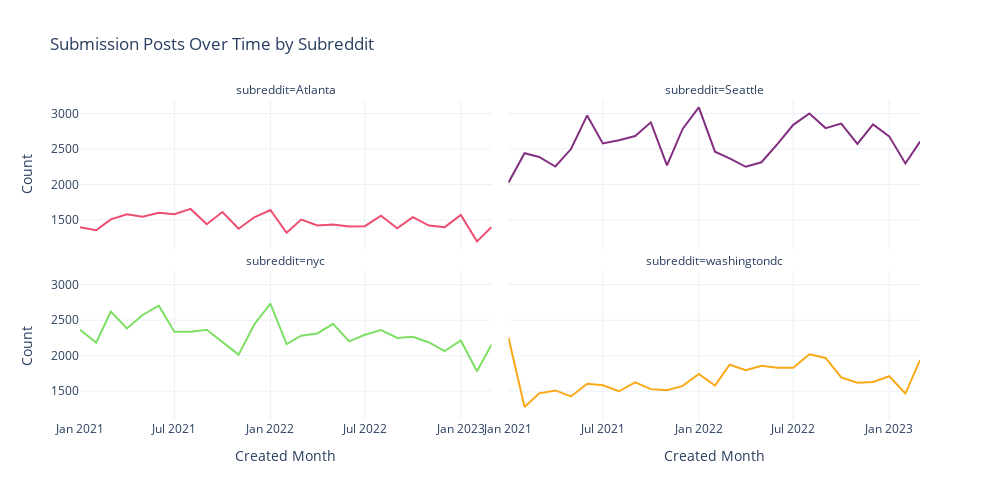

Notebook cell for this chart:
### Markdown cell above
### Data cleaning 

First, we wanted to explore what each of the columns from the Reddit submission data contained. We went through each of them to see what percentage of those were populated, and dropped any columns that were more than 90% null after confirming that these columns did not contain any information that we wanted to use within our analysis.

There are a few columns containing numerical data that we are very interested for our analysis - particularly `num_comments` and `score`. The values in these columns have a huge range from 0 to 5,503 for `num_comments` and 0 to 57,618 for `score, potentially due to a large number of outliers. We wanted to take a look at the raw data for the posts with these outlier values in order to ensure that we were only using clean data for our analysis. After cleaning we removed 91,731 unclean columns keeping a total of **125663 datapoints**.

### Data exploration 

#### Posts exploration
Given that gentrification is related to change of a city over time, we were very interested in doing an initial exploration of what the temporal data. One of the questions that we had posed as part of our project plan was, “Does the amount of responses within a subreddit correlate with the population of the city?” One of the reasons we asked this questions is because we are very aware that **Reddit as a platform is only accessible to those with internet and technology**. It would be interesting if we saw that cities with a larger total population - but a larger population that was below the poverty line (and thus potentially with less access to internet and technology) - had a larger number of Reddit submission posts.


In the next visualization below, we use `Plotly` to visualize the number of submissions over time. There are four facets in the visualization--one for each city subreddit. The visualization shows the submissions for each month during the period of 2021 and 2023.

### Code cell
df = reddit_df
df.loc[:, 'created_utc'] = pd.to_datetime(df.loc[:, 'created_utc'])
df.loc[:, 'created_date'] = pd.to_datetime(df.loc[:, 'created_utc'], format = '%Y-%m-%d')
df.loc[:, 'created_month'] = pd.to_datetime(pd.to_datetime(df.loc[:, 'created_date']).dt.year.astype(str)+'-'+pd.to_datetime(df.loc[:, 'created_date']).dt.month.astype(str)+'-01')

group_date = df.groupby(['subreddit', 'created_month']).size().reset_index().rename({0:'Count'}, axis='columns')
group_date.rename(columns={'created_month': 'Created Month'}, inplace = True)
group_date.sort_values(by=['subreddit', 'Created Month'], inplace = True)
group_date.head()

facet_colors = {
    'nyc': '#7DDF64',
    'washingtondc': '#FAA916',
    'Seattle': '#822E81',
    'Atlanta': '#ED4D6E'
}


fig = px.line(group_date, x='Created Month', y='Count', title='Submission Posts Over Time by Subreddit',
              facet_col="subreddit", facet_col_wrap=2,color='subreddit',
              color_discrete_map=facet_colors, template='plotly_white')


fig.update_layout(height=500, width=1000, yaxis_title='Count')
fig.update_layout(showlegend=False)

fig.show()

### Figure 1 — Plotly figure (JSON) as saved in the notebook; plotly's stock layout.template omitted (floating-point values rounded to 4 significant figures)
{"data": [{"hovertemplate": "subreddit=Atlanta<br>Created Month=%{x}<br>Count=%{y}<extra></extra>", "legendgroup": "Atlanta", "line": {"color": "#ED4D6E", "dash": "solid"}, "marker": {"symbol": "circle"}, "mode": "lines", "name": "Atlanta", "orientation": "v", "showlegend": true, "type": "scatter", "x": ["2021-01-01T00:00:00", "2021-02-01T00:00:00", "2021-03-01T00:00:00", "2021-04-01T00:00:00", "2021-05-01T00:00:00", "2021-06-01T00:00:00", "2021-07-01T00:00:00", "2021-08-01T00:00:00", "2021-09-01T00:00:00", "2021-10-01T00:00:00", "2021-11-01T00:00:00", "2021-12-01T00:00:00", "2022-01-01T00:00:00", "2022-02-01T00:00:00", "2022-03-01T00:00:00", "2022-04-01T00:00:00", "2022-05-01T00:00:00", "2022-06-01T00:00:00", "2022-07-01T00:00:00", "2022-08-01T00:00:00", "2022-09-01T00:00:00", "2022-10-01T00:00:00", "2022-11-01T00:00:00", "2022-12-01T00:00:00", "2023-01-01T00:00:00", "2023-02-01T00:00:00", "2023-03-01T00:00:00"], "xaxis": "x3", "y": [1397, 1356, 1509, 1579, 1547, 1602, 1580, 1656, 1441, 1612, 1377, 1538, 1641, 1320, 1505, 1422, 1435, 1410, 1413, 1561, 1382, 1541, 1422, 1399, 1571, 1199, 1400], "yaxis": "y3"}, {"hovertemplate": "subreddit=Seattle<br>Created Month=%{x}<br>Count=%{y}<extra></extra>", "legendgroup": "Seattle", "line": {"color": "#822E81", "dash": "solid"}, "marker": {"symbol": "circle"}, "mode": "lines", "name": "Seattle", "orientation": "v", "showlegend": true, "type": "scatter", "x": ["2021-01-01T00:00:00", "2021-02-01T00:00:00", "2021-03-01T00:00:00", "2021-04-01T00:00:00", "2021-05-01T00:00:00", "2021-06-01T00:00:00", "2021-07-01T00:00:00", "2021-08-01T00:00:00", "2021-09-01T00:00:00", "2021-10-01T00:00:00", "2021-11-01T00:00:00", "2021-12-01T00:00:00", "2022-01-01T00:00:00", "2022-02-01T00:00:00", "2022-03-01T00:00:00", "2022-04-01T00:00:00", "2022-05-01T00:00:00", "2022-06-01T00:00:00", "2022-07-01T00:00:00", "2022-08-01T00:00:00", "2022-09-01T00:00:00", "2022-10-01T00:00:00", "2022-11-01T00:00:00", "2022-12-01T00:00:00", "2023-01-01T00:00:00", "2023-02-01T00:00:00", "2023-03-01T00:00:00"], "xaxis": "x4", "y": [2025, 2440, 2387, 2253, 2499, 2973, 2578, 2624, 2682, 2875, 2270, 2782, 3085, 2462, 2368, 2249, 2313, 2572, 2840, 3000, 2794, 2857, 2571, 2846, 2678, 2296, 2604], "yaxis": "y4"}, {"hovertemplate": "subreddit=nyc<br>Created Month=%{x}<br>Count=%{y}<extra></extra>", "legendgroup": "nyc", "line": {"color": "#7DDF64", "dash": "solid"}, "marker": {"symbol": "circle"}, "mode": "lines", "name": "nyc", "orientation": "v", "showlegend": true, "type": "scatter", "x": ["2021-01-01T00:00:00", "2021-02-01T00:00:00", "2021-03-01T00:00:00", "2021-04-01T00:00:00", "2021-05-01T00:00:00", "2021-06-01T00:00:00", "2021-07-01T00:00:00", "2021-08-01T00:00:00", "2021-09-01T00:00:00", "2021-10-01T00:00:00", "2021-11-01T00:00:00", "2021-12-01T00:00:00", "2022-01-01T00:00:00", "2022-02-01T00:00:00", "2022-03-01T00:00:00", "2022-04-01T00:00:00", "2022-05-01T00:00:00", "2022-06-01T00:00:00", "2022-07-01T00:00:00", "2022-08-01T00:00:00", "2022-09-01T00:00:00", "2022-10-01T00:00:00", "2022-11-01T00:00:00", "2022-12-01T00:00:00", "2023-01-01T00:00:00", "2023-02-01T00:00:00", "2023-03-01T00:00:00"], "xaxis": "x", "y": [2365, 2184, 2621, 2383, 2573, 2705, 2337, 2338, 2365, 2189, 2015, 2440, 2734, 2164, 2282, 2313, 2449, 2201, 2295, 2360, 2250, 2265, 2186, 2065, 2215, 1780, 2159], "yaxis": "y"}, {"hovertemplate": "subreddit=washingtondc<br>Created Month=%{x}<br>Count=%{y}<extra></extra>", "legendgroup": "washingtondc", "line": {"color": "#FAA916", "dash": "solid"}, "marker": {"symbol": "circle"}, "mode": "lines", "name": "washingtondc", "orientation": "v", "showlegend": true, "type": "scatter", "x": ["2021-01-01T00:00:00", "2021-02-01T00:00:00", "2021-03-01T00:00:00", "2021-04-01T00:00:00", "2021-05-01T00:00:00", "2021-06-01T00:00:00", "2021-07-01T00:00:00", "2021-08-01T00:00:00", "2021-09-01T00:00:00", "2021-10-01T00:00:00", "2021-11-01T00:00:00", "2021-12-01T00:00:00", "2022-01-01T00:00:00", "2022-02-01T00:00:00", "2022-03-01T00:00:00", "2022-04-01T00:00:00", "2022-05-01T00:00:00", "2022-06-01T00:00:00", "2022-07-01T00:00:00", "2022-08-01T00:00:00", "2022-09-01T00:00:00", "2022-10-01T00:00:00", "2022-11-01T00:00:00", "2022-12-01T00:00:00", "2023-01-01T00:00:00", "2023-02-01T00:00:00", "2023-03-01T00:00:00"], "xaxis": "x2", "y": [2260, 1277, 1470, 1511, 1426, 1604, 1584, 1499, 1623, 1529, 1514, 1575, 1742, 1578, 1872, 1794, 1857, 1830, 1831, 2019, 1968, 1695, 1620, 1629, 1711, 1467, 1938], "yaxis": "y2"}], "layout": {"annotations": [{"font": {}, "showarrow": false, "text": "subreddit=nyc", "x": 0.245, "xanchor": "center", "xref": "paper", "y": 0.465, "yanchor": "bottom", "yref": "paper"}, {"font": {}, "showarrow": false, "text": "subreddit=washingtondc", "x": 0.755, "xanchor": "center", "xref": "paper", "y": 0.465, "yanchor": "bottom", "yref": "paper"}, {"font": {}, "showarrow": false, "text": "subreddit=Atlanta", "x": 0.245, "xanchor": "center", "xref": "paper", "y": 1.0, "yanchor": "bottom", "yref": "paper"}, {"font": {}, "showarrow": false, "text": "subreddit=Seattle", "x": 0.755, "xanchor": "center", "xref": "paper", "y": 1.0, "yanchor": "bottom", "yref": "paper"}], "height": 500, "legend": {"title": {"text": "subreddit"}, "tracegroupgap": 0}, "showlegend": false, "title": {"text": "Submission Posts Over Time by Subreddit"}, "width": 1000, "xaxis": {"anchor": "y", "domain": [0, 0.49], "title": {"text": "Created Month"}}, "xaxis2": {"anchor": "y2", "domain": [0.51, 1], "matches": "x", "title": {"text": "Created Month"}}, "xaxis3": {"anchor": "y3", "domain": [0, 0.49], "matches": "x", "showticklabels": false}, "xaxis4": {"anchor": "y4", "domain": [0.51, 1], "matches": "x", "showticklabels": false}, "yaxis": {"anchor": "x", "domain": [0, 0.465], "title": {"text": "Count"}}, "yaxis2": {"anchor": "x2", "domain": [0, 0.465], "matches": "y", "showticklabels": false}, "yaxis3": {"anchor": "x3", "domain": [0.535, 1.0], "matches": "y", "title": {"text": "Count"}}, "yaxis4": {"anchor": "x4", "domain": [0.535, 1.0], "matches": "y", "showticklabels": false}}}
